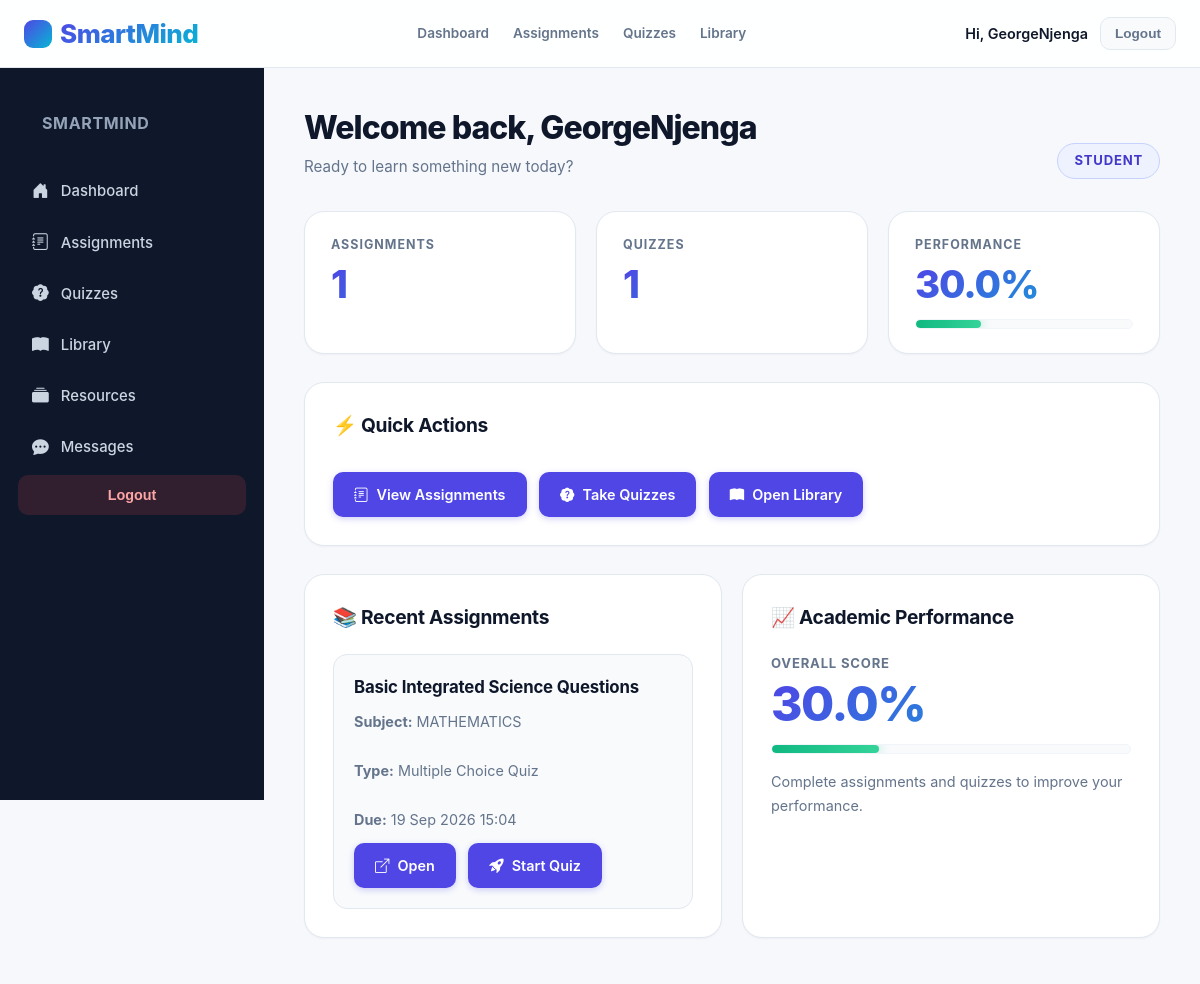
Page /accounts/dashboard/ (signed in, upper part) on the earlier database version.
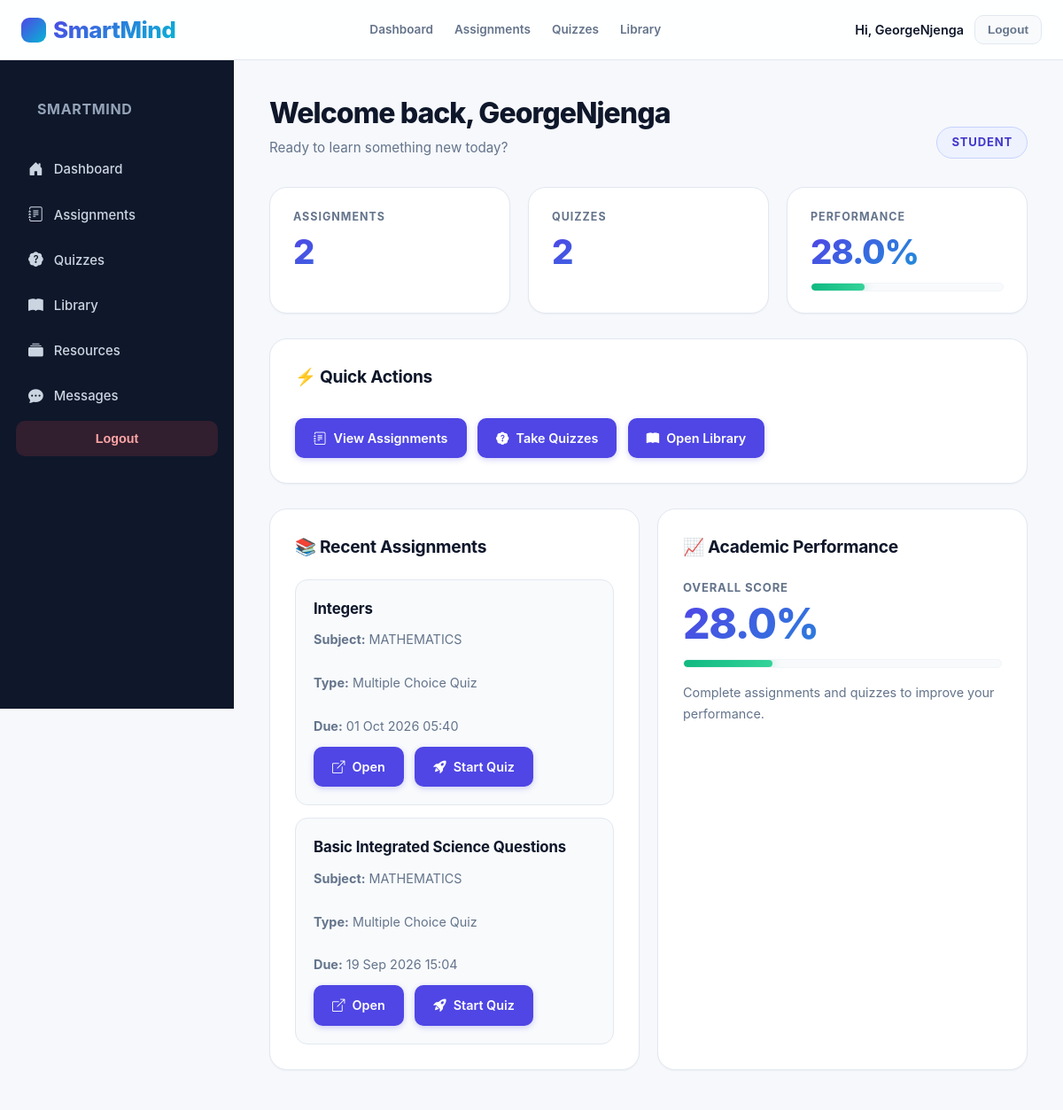
Same page on the later database version.
### assignments/models.py (models this page shows, shortened)
class Assignment(models.Model):
    ASSIGNMENT_TYPES = (
        ('essay', 'Essay / Written'),
        ('quiz', 'Multiple Choice Quiz'),
        ('mixed', 'Mixed'),
    )
    title = models.CharField(max_length=200)
    description = CKEditor5Field("Description", config_name="default")
    teacher = models.ForeignKey(
        'accounts.User',
        on_delete=models.CASCADE,
        related_name="created_assignments"
    )
    from .storage import AssignmentStorage
    attachment = models.FileField(
        storage=AssignmentStorage(),
        upload_to="",
        blank=True,
        null=True,
    )
    school_class = models.ForeignKey(
        'schools.SchoolClass',
        on_delete=models.CASCADE,
        related_name="assignments",
    )
    subject = models.ForeignKey(
        "Subject",
        on_delete=models.CASCADE,
        related_name="assignments"
    )
    assignment_type = models.CharField(
        max_length=20,
        choices=ASSIGNMENT_TYPES,
        default='essay'
    )
    due_date = models.DateTimeField()
    total_marks = models.FloatField(default=100)
    duration_minutes = models.IntegerField(null=True, blank=True)
    is_timed = models.BooleanField(default=False)
    created_at = models.DateTimeField(auto_now_add=True)
    class Meta:
        ordering = ['-created_at']
        indexes = [
            models.Index(fields=["school_class"]),
            models.Index(fields=["subject"]),
            models.Index(fields=["teacher"]),
            models.Index(fields=["due_date"]),
        ]

class Subject(models.Model):
    school = models.ForeignKey(
        School,
        on_delete=models.CASCADE,
        related_name="subjects"
    )
    name = models.CharField(max_length=100)
    code = models.CharField(max_length=20, blank=True)
    class Meta:
        unique_together = ('school', 'name')

### accounts/views.py (the view, shortened to what this page needs)
# urls.py: path('dashboard/', dashboard, name='dashboard'),
@login_required
def dashboard(request):
    user = request.user
    if user.is_superuser:
        return redirect("/admin/")
    if user.role == "school_admin":
        return redirect("school_admin_dashboard")
    if user.role == "teacher":
        return redirect("teacher_dashboard")
    if user.role == "student":
        assignments = Assignment.objects.filter(
            school_class__enrollments__student=user
        ).select_related("subject").order_by("-created_at")
        assignment_count = assignments.count()
        quiz_count = assignments.filter(assignment_type="quiz").count()
        attempts = QuizAttempt.objects.filter(student=user)
        performance = 0
        if attempts.exists():
            total_score = sum(a.score for a in attempts)
            total_possible = sum(a.total for a in attempts if a.total)
            if total_possible > 0:
                performance = round((total_score / total_possible) * 100, 1)
        blog_context = get_blog_context()
        return render(
            request,
            "student.html",
            {
                "assignments": assignments[:5],
                "assignment_count": assignment_count,
                "quiz_count": quiz_count,
                "performance": performance,
                **blog_context,
            }
        )

### accounts/models.py (called while the page is built)
    @property
    def full_name(self):
        return self.get_full_name() or self.username

    def __str__(self):
        return f"{self.full_name} ({self.role})"

### accounts/views.py (called while the page is built)
def get_blog_categories():
    categories = list(Category.objects.all().order_by("name"))
    published_posts = Post.objects.filter(
        status="published"
    ).select_related("author", "category").order_by("-created_at")
    posts_by_category = {}
    for post in published_posts:
        if post.category_id:
            posts_by_category.setdefault(post.category_id, []).append(post)
    for category in categories:
        category.dashboard_posts = posts_by_category.get(category.id, [])
    return categories

def get_blog_posts():
    return Post.objects.filter(
        status="published"
    ).select_related("author", "category").order_by("-created_at")[:5]

def get_blog_context():
    return {
        "posts": get_blog_posts(),
        "categories": get_blog_categories(),
    }

### dashboard/templates/student.html (shortened to what the changed rows need)
{% load static %}
<!DOCTYPE html>
<html lang="en">
<head>
    <link rel="stylesheet"
          href="https://cdn.jsdelivr.net/npm/bootstrap-icons@1.11.3/font/bootstrap-icons.min.css">
    <link rel="stylesheet"
          href="{% static 'smartmind_ai/chatbot.css' %}">
</head>
<body>
<div class="layout">
    <aside class="sidebar" id="appSidebar">
        <a href="{% url 'dashboard' %}">
            <h2>SmartMind</h2>
        </a>
    </aside>
    <main class="main">
        <div class="header">
            <div>
                <h1>
                    Welcome back,
                    {{ request.user.first_name|default:request.user.username }}
                </h1>
            </div>
        </div>
        <div class="cards">
            <div class="card">
                <div class="progress">
                    <div class="progress-bar"
                         style="width:{{ performance|default:0 }}%;"></div>
                </div>
            </div>
        </div>
        <section class="section">
            <div class="section-title">
                <h2>⚡ Quick Actions</h2>
            </div>
        </section>
        <div class="dashboard-panels">
            <section class="section">
                <div class="section-title">
                    <h2>📚 Recent Assignments</h2>
                </div>
                {% if assignments %}
                    {% for a in assignments %}
                        <div class="assignment">
                            <h3>{{ a.title }}</h3>
                            <p style="margin-top:10px;">
                                <strong>Subject:</strong> {{ a.subject.name }}<br><br>
                                <strong>Type:</strong> {{ a.get_assignment_type_display }}<br><br>
                                <strong>Due:</strong> {{ a.due_date|date:"d M Y H:i" }}
                            </p>
                            <a class="btn"
                               href="{% url 'assignment_detail' a.id %}">
                                <i class="bi bi-box-arrow-up-right"></i>
                                Open
                            </a>
                            {% if a.assignment_type == "quiz" %}
                                <a class="btn"
                                   href="{% url 'start_quiz' a.id %}">
                                    <i class="bi bi-rocket-takeoff-fill"></i>
                                    Start Quiz
                                </a>
                            {% endif %}
                        </div>
                    {% endfor %}
                {% endif %}
            </section>
            <section class="section">
                <div class="section-title">
                    <h2>📈 Academic Performance</h2>
                </div>
                <div class="progress">
                    <div class="progress-bar"
                         style="width:{{ performance|default:0 }}%;"></div>
                </div>
            </section>
        </div>
    </main>
</div>
</body>
</html>

Differences in the rows shown:
added Assignment: title "Integers", subject.name "MATHEMATICS", assignment_type "Multiple Choice Quiz", due_date "01 Oct 2026 05:40", shows "Start Quiz"
Other differences:
{{ performance|default:0 }}: 30.0 → 28.0 (drawn)
